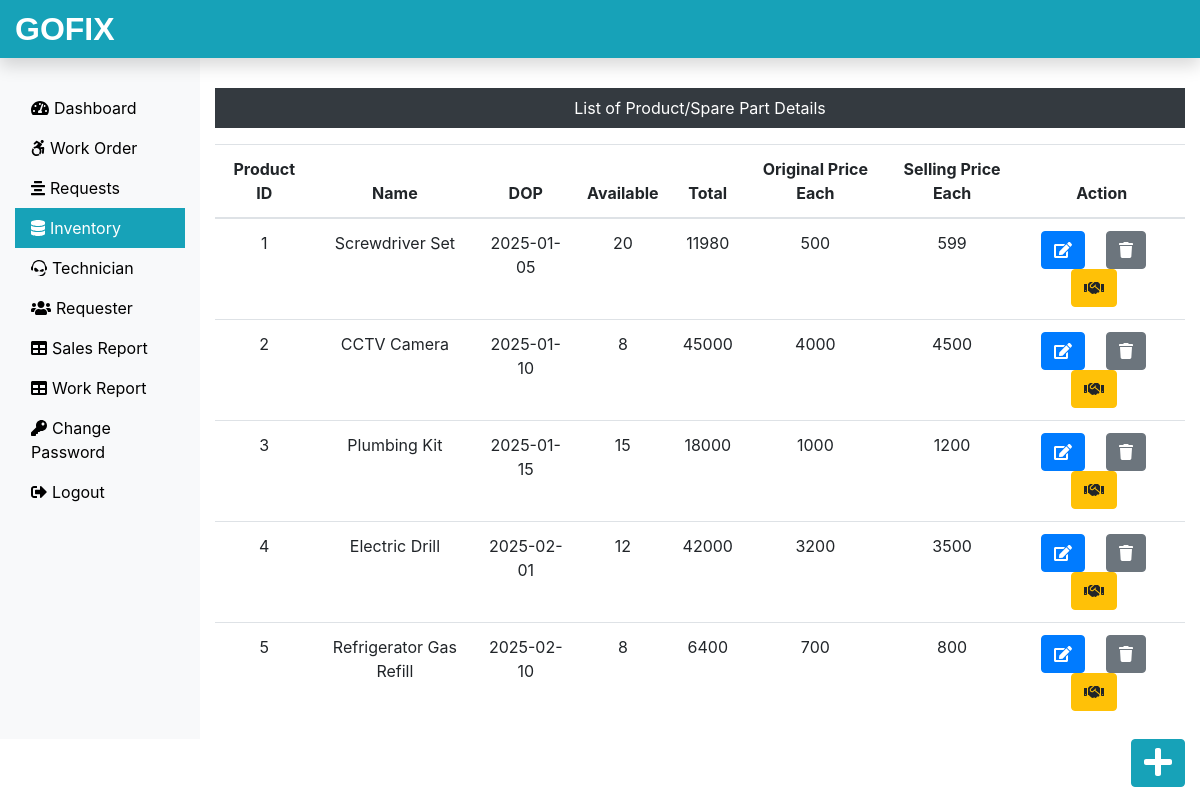
The page /Admin/inventory.php (signed in) on the database its author committed.
### tables this page shows
CREATE TABLE `inventory_tb` (
  `pid` int(11) NOT NULL,
  `pname` varchar(60) NOT NULL,
  `pdop` date NOT NULL,
  `pava` int(11) NOT NULL,
  `ptotal` int(11) NOT NULL,
  `poriginalprice` int(11) NOT NULL,
  `psellingprice` int(11) NOT NULL
);

### Admin/inventory.php (the view, shortened to what this page needs)
<?php
include('adminincludes/adminheader.php');
include('../dbConnection.php');
?>
<div class="col-sm-9 col-md-10 mt-5 text-center">
    <p class="bg-dark text-white p-2">List of Product/Spare Part Details</p>
    <?php
    $sql = "SELECT * FROM inventory_tb";
    $result = $conn->query($sql);
    if($result->num_rows > 0)
    {
        echo '<table class="table">';
            echo '<thead>';
                echo '<tr>';
                    echo '<th scope="col"> Product ID</th>';
                    echo '<th scope="col"> Name </th>';
                    echo '<th scope="col"> DOP</th>';
                    echo '<th scope="col"> Available</th>';
                    echo '<th scope="col"> Total</th>';
                    echo '<th scope="col"> Original Price Each</th>';
                    echo '<th scope="col"> Selling Price Each</th>';
                    echo '<th scope="col"> Action </th>';
                echo '</tr>';
            echo '</thead>';
            echo '<tbody>';
            while($row = $result->fetch_assoc())
            {
                echo '<tr>';
                    echo '<td>' .$row["pid"]. '</td>';
                    echo '<td>' .$row["pname"]. '</td>';
                    echo '<td>' .$row["pdop"]. '</td>';
                    echo '<td>' .$row["pava"]. '</td>';
                    echo '<td>' .$row["ptotal"]. '</td>';
                    echo '<td>' .$row["poriginalprice"]. '</td>';
                    echo '<td>' .$row["psellingprice"]. '</td>';
                    echo '<td>';
                        echo '<form action="editproduct.php" method="POST" class="d-inline">';
                        echo '<input type="hidden" name="id" value=' .$row["pid"].'>
                        <button type="submit" class="btn btn-primary mr-3" name="edit" value="Edit">
                        <i class="fa fa-edit"></i></button>';
                        echo '</form>';
                        echo '<form action="" method="POST" class="d-inline">';
                        echo '<input type="hidden" name="id" value=' .$row["pid"].'>
                        <button type="submit" class="btn btn-secondary mr-3" name="delete" value="Delete">
                        <i class="fas fa-trash"></i></button>';
                        echo '</form>';
                        echo '<form action="sellproduct.php" method="POST" class="d-inline">';
                        echo '<input type="hidden" name="id" value=' .$row["pid"].'>
                        <button type="submit" class="btn btn-warning mr-3" name="issue" value="Issue">
                        <i class="fa fa-handshake"></i></button>';
                        echo '</form>';
                    echo '</td>';
                echo '</tr>';
            }
            echo '</tbody>';
        echo '</table>';
    }
    else
    {
        echo '0 Result';
    }
?>
</div>
            </div>
                <div class="float-right">
                    <a href="addproduct.php" class="btn btn-info">
                    <i class="fas fa-plus fa-2x"></i>
                    </a>
                </div>
    </div>
</body>
</html>

### css/custom.css (style rules this page uses)
a { color:black; }

### rows shown on the page
inventory_tb: pid "1", pname "Screwdriver Set", pdop "2025-01-05", pava "20", ptotal "11980", poriginalprice "500", psellingprice "599"
inventory_tb: pid "2", pname "CCTV Camera", pdop "2025-01-10", pava "8", ptotal "45000", poriginalprice "4000", psellingprice "4500"
inventory_tb: pid "3", pname "Plumbing Kit", pdop "2025-01-15", pava "15", ptotal "18000", poriginalprice "1000", psellingprice "1200"
inventory_tb: pid "4", pname "Electric Drill", pdop "2025-02-01", pava "12", ptotal "42000", poriginalprice "3200", psellingprice "3500"
inventory_tb: pid "5", pname "Refrigerator Gas Refill", pdop "2025-02-10", pava "8", ptotal "6400", poriginalprice "700", psellingprice "800"
